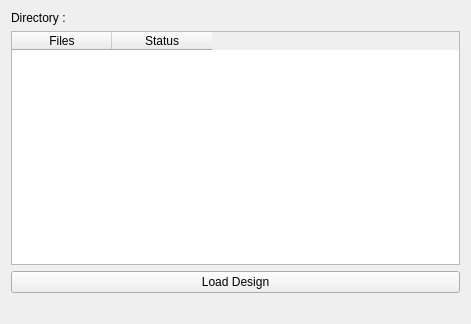
<?xml version="1.0" encoding="UTF-8"?>
<ui version="4.0">
 <class>CLASS_DEV_LOAD_FILES_WINDOW</class>
 <widget class="QWidget" name="CLASS_DEV_LOAD_FILES_WINDOW">
  <property name="geometry">
   <rect>
    <x>0</x>
    <y>0</y>
    <width>471</width>
    <height>324</height>
   </rect>
  </property>
  <property name="windowTitle">
   <string>Form</string>
  </property>
  <layout class="QVBoxLayout" name="verticalLayout" stretch="0,0,0,0">
   <item>
    <layout class="QHBoxLayout" name="f_LabelsLayout" stretch="0,1">
     <item>
      <widget class="QLabel" name="f_DirectoryLabel">
       <property name="text">
        <string>Directory :</string>
       </property>
      </widget>
     </item>
     <item>
      <widget class="QLabel" name="f_DirectoryNameLabel">
       <property name="text">
        <string/>
       </property>
      </widget>
     </item>
    </layout>
   </item>
   <item>
    <widget class="QTableWidget" name="f_TabFileStatus">
     <column>
      <property name="text">
       <string>Files</string>
      </property>
     </column>
     <column>
      <property name="text">
       <string>Status</string>
      </property>
     </column>
    </widget>
   </item>
   <item>
    <widget class="QPushButton" name="f_LoadButton">
     <property name="text">
      <string>Load Design</string>
     </property>
    </widget>
   </item>
   <item>
    <widget class="QLabel" name="f_LoadStatusLabel">
     <property name="text">
      <string/>
     </property>
    </widget>
   </item>
  </layout>
 </widget>
 <resources/>
 <connections/>
</ui>
